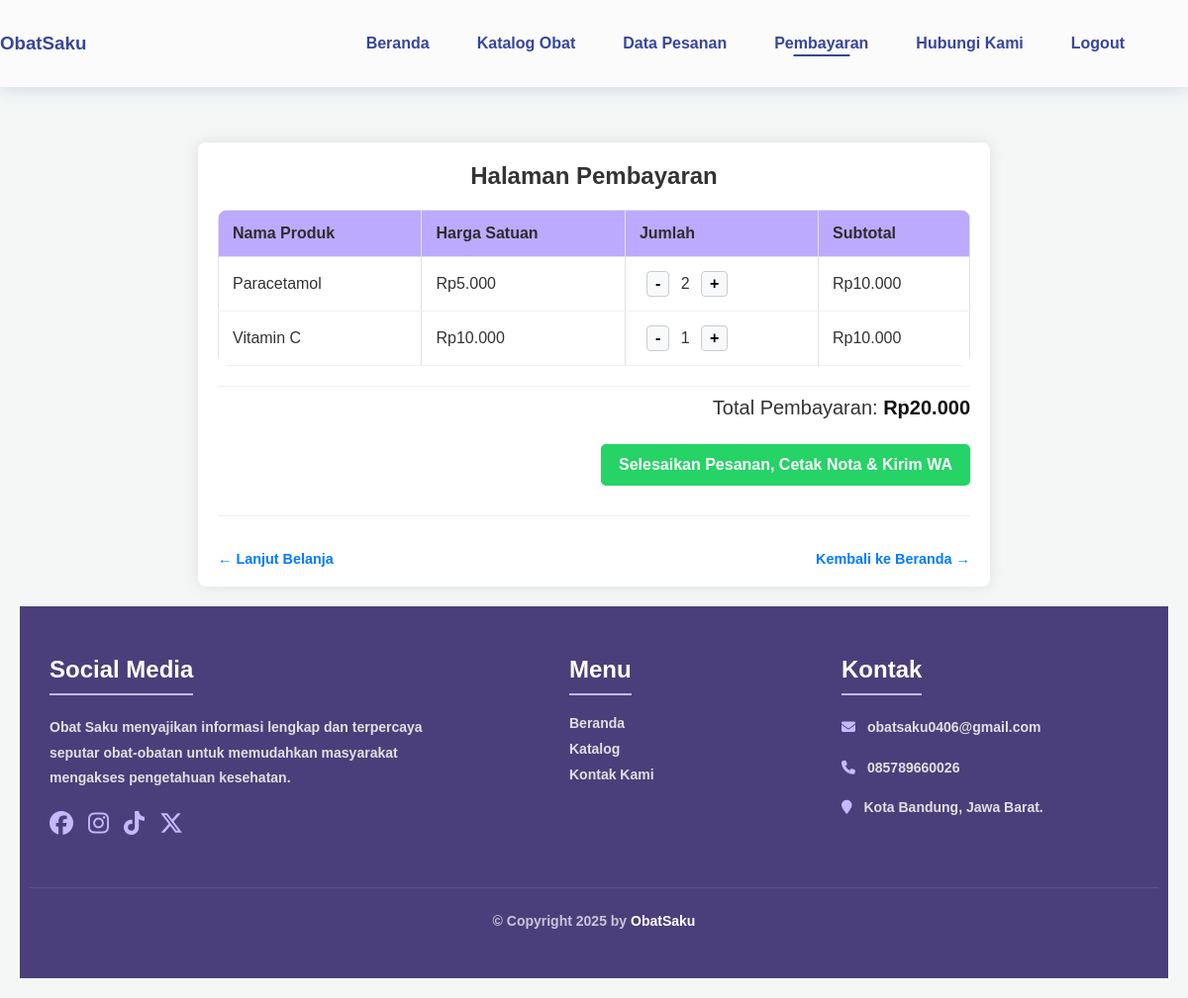
/obatsaku_website/pembayaran.php, run on an earlier commit of the app's database.
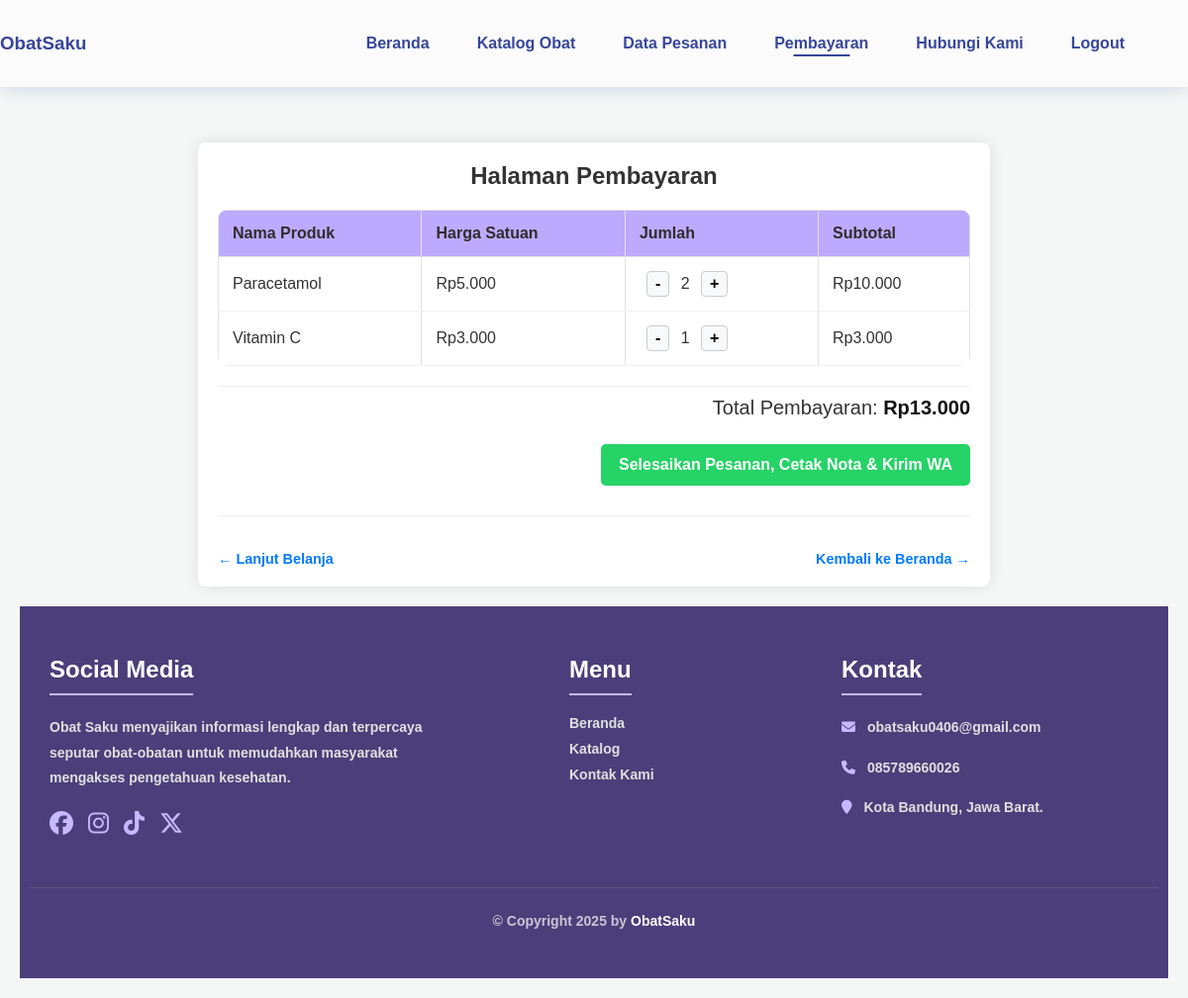
And on a later commit of the database.
### tables this page shows
CREATE TABLE keranjang (
    id INT AUTO_INCREMENT PRIMARY KEY,
    nama_produk VARCHAR(255),
    harga INT,
    jumlah INT
);

### obatsaku_website/pembayaran.php (the view, shortened to what this page needs)
<?php include 'header.php';
include "db/koneksi.php";
?>
<!DOCTYPE html>
<html lang="id">
<head>
    <link rel="stylesheet" href="../assets/css/pembayaran.css">
</head>
<body>
<div class="container">
    <div class="header-pembayaran">
      <h2>Halaman Pembayaran</h2>
    </div>
    <div id="nota-area">
        <?php
        $sql_keranjang = "SELECT id, id_obat, nama_produk, harga, jumlah FROM keranjang";
        $result_keranjang = mysqli_query($conn, $sql_keranjang);
        $total_pembayaran = 0;
        if ($result_keranjang && mysqli_num_rows($result_keranjang) > 0):
        ?>
            <table>
                <thead>
                    <tr>
                        <th>Nama Produk</th>
                        <th>Harga Satuan</th>
                        <th>Jumlah</th>
                        <th>Subtotal</th>
                    </tr>
                </thead>
                <tbody>
                <?php
                while ($item = mysqli_fetch_assoc($result_keranjang)):
                    $harga_item_numeric = floatval($item['harga']);
                    $jumlah_item_numeric = intval($item['jumlah']);
                    $subtotal_item = $harga_item_numeric * $jumlah_item_numeric;
                    $total_pembayaran += $subtotal_item;
                ?>
                    <tr>
                        <td><?= htmlspecialchars($item['nama_produk']) ?></td>
                        <td>Rp<?= number_format($harga_item_numeric, 0, ',', '.') ?></td>
                        <td class="action-buttons">
                            <form method="POST" action="pembayaran.php" style="display:inline;">
                                <button type="submit" class="btn-ikon" title="Kurangi">-</button>
                            </form>
                            <?= $jumlah_item_numeric ?>
                            <form method="POST" action="pembayaran.php" style="display:inline;">
                                <button type="submit" class="btn-ikon" title="Tambah">+</button>
                            </form>
                        </td>
                        <td>Rp<?= number_format($subtotal_item, 0, ',', '.') ?></td>
                    </tr>
                <?php endwhile; ?>
                </tbody>
            </table>
            <p class="total">Total Pembayaran: <strong id="total-harga-display">Rp<?= number_format($total_pembayaran, 0, ',', '.') ?></p>
            <div id="pembayaran-actions">
                <button class="btn-wa" id="btnProsesPesanan" onclick="prosesDanCetak()">Selesaikan Pesanan, Cetak Nota & Kirim WA</button>
            </div>
        <?php else: ?>
            <p class="empty-message">Keranjang belanja Anda kosong. Silakan tambahkan produk dari katalog.</p>
        <?php endif; ?>
    </div>
    <div class="navigasi-beranda">
        <a href="kelola_obat.php" class="back-link">&larr; Lanjut Belanja</a>
        <a href="index.php" class="back-link">Kembali ke Beranda &rarr;</a>
    </div>
</div>
</body>
</html>
<?php
include 'footer.php';
?>

### obatsaku_website/header.php (shortened to what this page needs)
<?php
$current_page = basename($_SERVER['PHP_SELF']);
?>
<!DOCTYPE html>
<html lang="id">
<head>
    <link rel="stylesheet" href="https://cdnjs.cloudflare.com/ajax/libs/remixicon/3.5.0/remixicon.css">
    <link href="https://cdnjs.cloudflare.com/ajax/libs/font-awesome/6.5.0/css/all.min.css" rel="stylesheet">
    <link rel="stylesheet" href="assets/css/header.css">
    <link rel="stylesheet" href="assets/css/footer.css">
</head>
<body>
    <header class="header" id="header">
        <nav class="nav container-nav">
            <a href="index.php" class="nav__logo"><h3>ObatSaku</h3></a>
            <div class="nav__menu" id="nav-menu">
                <ul class="nav__list">
                    <li class="nav__item"><a href="index.php" class="nav__link <?= ($current_page == 'index.php') ? 'active-link' : '' ?>">Beranda</a></li>
                    <li class="nav__item"><a href="kelola_obat.php" class="nav__link <?= ($current_page == 'kelola_obat.php') ? 'active-link' : '' ?>">Katalog Obat</a></li>
                    <li class="nav__item"><a href="data_pesanan.php" class="nav__link <?= ($current_page == 'data_pesanan.php') ? 'active-link' : '' ?>">Data Pesanan</a></li>
                    <li class="nav__item"><a href="pembayaran.php" class="nav__link <?= ($current_page == 'pembayaran.php') ? 'active-link' : '' ?>">Pembayaran</a></li>
                    <li class="nav__item"><a href="hubungikami.php" class="nav__link <?= ($current_page == 'hubungikami.php') ? 'active-link' : '' ?>">Hubungi Kami</a></li>
                    <li class="nav__item"><a href="logout.php" class="nav__link">Logout</a></li>
                </ul>
            </div>
        </nav>
    </header>
    <main>

### obatsaku_website/footer.php (shortened to what this page needs)
</main>
    <footer>
        <div class="footer-box">
            <div class="box">
                <h2>Social Media</h2>
                <p>Obat Saku menyajikan informasi lengkap dan terpercaya seputar obat-obatan untuk memudahkan masyarakat mengakses pengetahuan kesehatan.</p>
                <div class="social">
                    <a href="#"><i class="fa-brands fa-facebook"></i></a>
                    <a href="#"><i class="fa-brands fa-instagram"></i></a>
                    <a href="#"><i class="fa-brands fa-tiktok"></i></a>
                    <a href="#"><i class="fa-brands fa-x-twitter"></i></a>
                </div>
            </div>
            <div class="box">
                <h2>Menu</h2>
                <a href="index.php">Beranda</a>
                <a href="kelola_obat.php">Katalog</a>
                <a href="hubungikami.php">Kontak Kami</a>
            </div>
            <div class="box">
                <h2>Kontak</h2>
                <p><i class="fa-solid fa-envelope"></i> obatsaku0406@gmail.com</p>
                <p><i class="fa-solid fa-phone"></i> 085789660026</p>
                <p><i class="fa-solid fa-location-pin"></i> Kota Bandung, Jawa Barat.</p>
            </div>
        </div>
        <div class="copyright">
            <p>&copy; Copyright 2025 by <span>ObatSaku</span></p>
        </div>
    </footer>
</body>
</html>

### obatsaku_website/assets/css/header.css (style rules this page uses)
html { height: 100%; }
body { min-height: 100%; display: flex; flex-direction: column; }
main { flex-grow: 1; padding-top: 4.5rem; }
@media screen and (min-width: 1023px) { main { padding-top: 6.5rem; } }
.nav__link.active-link { color: var(--title-color) !important; font-weight: var(--font-semi-bold); position: relative; }
.nav__link.active-link::after { content: ''; position: absolute; bottom: -5px; left: 50%; transform: translateX(-50%); width: 60%; height: 2px; background-color: var(--title-color); }
:root { --header-height: 3.5rem; --first-color: #C5BAFF; --title-color: hsl(231, 47%, 41%); --text-color: hsl(230, 12%, 40%); --body-color:#FBFBFB; --container-color: hsl(230, 100%, 97%); --border-color: hsl(230, 25%, 80%); --body-font: "Syne", sans-serif; --h2-font-size: 1.25rem; --normal-font-size: .938rem; --font-regular: 400; --font-medium: 500; --font-semi-bold: 600; --z-fixed: 100; --z-modal: 1000; }
@media screen and (min-width: 1023px) { :root { --h2-font-size: 1.5rem; --normal-font-size: 1rem; } }
* { box-sizing: border-box; padding: 0; margin: 0; }
html { scroll-behavior: smooth; }
body, input, button { font-family: var(--body-font); font-size: var(--normal-font-size); }
body { background-color: var(--body-color); color: var(--text-color); }
input, button { border: none; outline: none; }
ul { list-style: none; }
a { text-decoration: none; }
.container { max-width: 100%; margin-inline: 0; }
.header { position: fixed; top: 0; left: 0; width: 100%; background-color: var(--body-color); box-shadow: 0 2px 16px hsla(230, 75%, 32%, .15); z-index: var(--z-fixed); }
.nav { height: var(--header-height); display: flex; justify-content: space-between; align-items: center; }
.nav__logo { color: var(--title-color); font-weight: var(--font-semi-bold); transition: color .4s; text-decoration: none; }
:is(.nav__logo, .nav__search, .nav__login, .nav__toggle, .nav__link):hover { color: var(--first-color); }
.nav__list { display: flex; flex-direction: column; row-gap: 2.5rem; text-align: center; }
.nav__link { font-family: var(--body-font); color: var(--title-color); font-weight: var(--font-semi-bold); transition: color .4s; text-decoration: none; }
@media screen and (min-width: 1023px) { .nav { height: calc(var(--header-height) + 2rem); column-gap: 3rem; } }
@media screen and (min-width: 1023px) { .nav__menu { margin-left: auto; } }
@media screen and (min-width: 1023px) { .nav__list { flex-direction: row; column-gap: 3rem; } }
@media screen and (min-width: 1150px) { .container { margin-inline: auto; } }

### obatsaku_website/assets/css/footer.css (style rules this page uses)
* { margin: 0; padding: 0; box-sizing: border-box; scroll-behavior: smooth; font-family: "Poppins", sans-serif; }
footer { padding: 50px 0; background-color: #4a3f7a; color: #e0e0e0; }
.footer-box { display: flex; justify-content: space-between; flex-wrap: wrap; gap: 30px; row-gap: 50px; max-width: 1140px; margin: 0 auto; padding: 0 20px; }
.footer-box h2 { margin-bottom: 20px; color: #ffffff; font-weight: 600; border-bottom: 2px solid #C5BAFF; padding-bottom: 10px; display: inline-block; }
.footer-box .box p { line-height: 1.8; font-size: 14px; }
.footer-box .box:nth-child(1) { flex-basis: 400px; }
.footer-box .social { margin-top: 20px; display: flex; align-items: center; gap: 15px; }
.footer-box .social a { font-size: 24px; text-decoration: none; color: #C5BAFF; transition: color 0.3s ease, transform 0.3s ease; }
.footer-box .box:nth-child(2) { flex-basis: 150px; }
.footer-box .box:nth-child(2) a { display: block; margin-bottom: 10px; text-decoration: none; font-size: 14px; color: #e0e0e0; transition: color 0.3s ease, padding-left 0.3s ease; }
.footer-box .box:nth-child(3) { flex-basis: 300px; }
.footer-box .box:nth-child(3) p { margin-bottom: 15px; display: flex; gap: 12px; align-items: flex-start; }
.footer-box .box:nth-child(3) i { color: #C5BAFF; margin-top: 5px; }
.copyright { margin-top: 50px; padding-top: 25px; text-align: center; border-top: 1px solid rgba(255, 255, 255, 0.1); max-width: 1140px; margin-left: auto; margin-right: auto; }
.copyright p { font-size: 14px; color: rgba(255, 255, 255, 0.7); }
.copyright p span { font-weight: bold; color: #ffffff; }

What changed in the data, as far as the page shows it:
changed keranjang "Vitamin C": harga "10.000" → "3.000"; subtotal_item "10.000" → "3.000"
Also different on the page:
$total_pembayaran: "20.000" → "13.000"
